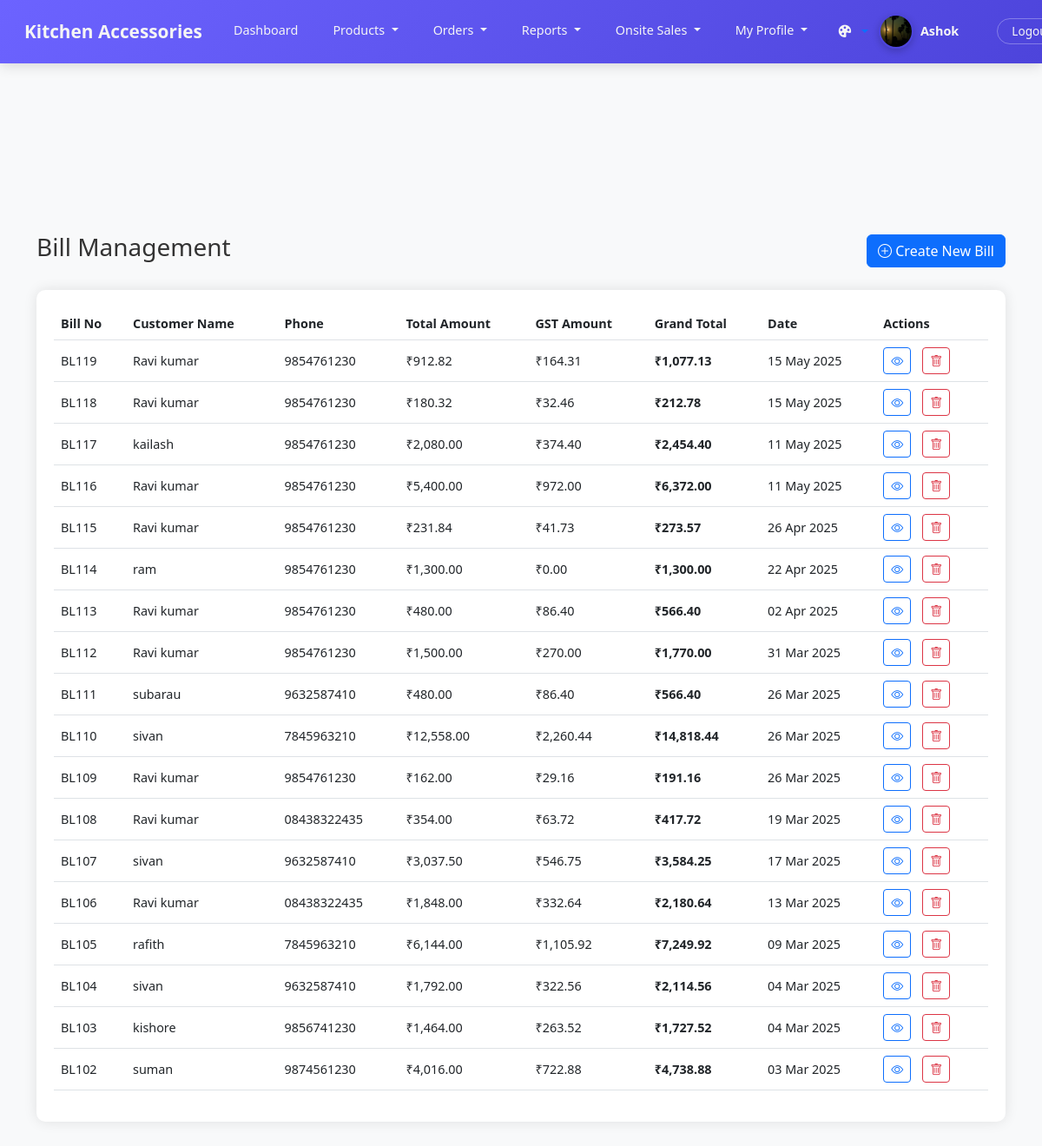
Screenshot of /admin/sales_report.php (signed in) with the database file from the repository.
### tables this page shows
CREATE TABLE `users` (
  `id` int(11) NOT NULL,
  `username` varchar(50) NOT NULL,
  `email` varchar(100) NOT NULL,
  `phone` varchar(20) NOT NULL,
  `address_line1` varchar(255) NOT NULL,
  `city` varchar(100) NOT NULL,
  `state` varchar(100) NOT NULL,
  `postal_code` varchar(20) NOT NULL,
  `user_type` enum('user','admin') NOT NULL,
  `password` varchar(255) NOT NULL,
  `profile_image` varchar(255) NOT NULL,
  `created_at` timestamp NOT NULL DEFAULT current_timestamp(),
  `theme_preference` varchar(10) DEFAULT 'light',
  `color_scheme` varchar(10) DEFAULT 'default',
  `font_size` varchar(10) DEFAULT 'medium',
  `auto_logout` int(11) DEFAULT 30,
  `theme` varchar(10) DEFAULT 'light',
  `primary_color` varchar(7) DEFAULT '#5D3FD3',
  `secondary_color` varchar(7) DEFAULT '#f39c12',
  `font_color` varchar(7) DEFAULT '#333333',
  `auto_logout_time` int(11) DEFAULT 1800
);

CREATE TABLE `bills` (
  `id` int(11) NOT NULL,
  `bill_no` varchar(10) NOT NULL,
  `customer_name` varchar(255) NOT NULL,
  `customer_phone` varchar(20) NOT NULL,
  `customer_email` varchar(255) NOT NULL,
  `total_amount` decimal(10,2) NOT NULL,
  `gst_percentage` decimal(5,2) NOT NULL,
  `gst_amount` decimal(10,2) NOT NULL,
  `grand_total` decimal(10,2) NOT NULL,
  `created_at` timestamp NOT NULL DEFAULT current_timestamp()
);

### admin/sales_report.php (the view, shortened to what this page needs)
<?php
include '../config.php';
$query = "SELECT * FROM bills ORDER BY created_at DESC";
$result = $conn->query($query);
$bills = array();
if ($result->num_rows > 0) {
    while ($bill = $result->fetch_assoc()) {
        $bills[] = $bill;
    }
}
?>
<!DOCTYPE html>
<html lang="en">
<head>
    <link href="https://cdn.jsdelivr.net/npm/bootstrap@5.3.0/dist/css/bootstrap.min.css" rel="stylesheet">
    <link href="https://cdn.jsdelivr.net/npm/bootstrap-icons@1.10.3/font/bootstrap-icons.css" rel="stylesheet">
</head>
<body>
    <?php include "navbar.php"; ?>
    <div class="container py-5">
        <div class="d-flex justify-content-between align-items-center mb-4">
            <h1 class="h3">Bill Management</h1>
            <a href="billing.php" class="btn btn-primary">
                <i class="bi bi-plus-circle"></i> Create New Bill
            </a>
        </div>
        <div class="table-container">
            <div class="table-responsive">
                <table class="table table-hover align-middle">
                    <thead>
                        <tr>
                            <th>Bill No</th>
                            <th>Customer Name</th>
                            <th>Phone</th>
                            <th>Total Amount</th>
                            <th>GST Amount</th>
                            <th>Grand Total</th>
                            <th>Date</th>
                            <th>Actions</th>
                        </tr>
                    </thead>
                    <tbody>
                        <?php foreach ($bills as $bill): ?>
                            <tr>
                                <td><?= htmlspecialchars($bill['bill_no']); ?></td>
                                <td><?= htmlspecialchars($bill['customer_name']); ?></td>
                                <td><?= htmlspecialchars($bill['customer_phone']); ?></td>
                                <td>₹<?= number_format($bill['total_amount'], 2); ?></td>
                                <td>₹<?= number_format($bill['gst_amount'], 2); ?></td>
                                <td class="grand-total">₹<?= number_format($bill['grand_total'], 2); ?></td>
                                <td><?= date('d M Y', strtotime($bill['created_at'])); ?></td>
                                <td class="actions">
                                    <div class="d-flex gap-2">
                                        <a href="view_bill.php?id=<?= $bill['id']; ?>"
                                           class="btn btn-sm btn-outline-primary"
                                           title="View Bill">
                                            <i class="bi bi-eye"></i>
                                        </a>
                                        <a href="view_canceled_bill.php?id=<?= $bill['id']; ?>"
                                           class="btn btn-sm btn-outline-danger"
                                           title="Cancel Bill"
                                           onclick="return confirm('Are you sure you want to cancel this bill?');">
                                            <i class="bi bi-trash"></i>
                                        </a>
                                    </div>
                                </td>
                            </tr>
                        <?php endforeach; ?>
                    </tbody>
                </table>
            </div>
        </div>
    </div>
</body>
</html>

### admin/navbar.php (shortened to what this page needs)
<?php
require_once '../config.php';
$username = 'Admin';
$profile_image = "../uploads/profilephoto/default-avatar.png";
$theme_preference = 'light';
$color_scheme = 'default';
$font_size = 'medium';
try {
    if (isset($conn)) {
        if ($conn && $conn->ping()) {
            $user_id = $_SESSION['user_id'];
            $stmt = $conn->prepare("SELECT username, profile_image, theme_preference, color_scheme, font_size, auto_logout FROM users WHERE id = ?");
            if ($stmt) {
                $stmt->bind_param("i", $user_id);
                $stmt->execute();
                $result = $stmt->get_result();
                if ($result && $result->num_rows > 0) {
                    $user = $result->fetch_assoc();
                    $username = htmlspecialchars($user['username'] ?? 'Admin');
                    if (!empty($user['profile_image'])) {
                        $img_path = strpos($user['profile_image'], 'uploads/profilephoto/') !== false
                            ? "../" . $user['profile_image']
                            : "../uploads/profilephoto/" . $user['profile_image'];
                        if (file_exists($img_path)) {
                            $profile_image = $img_path;
                        }
                    }
                    $theme_preference = $user['theme_preference'] ?? 'light';
                    $color_scheme = $user['color_scheme'] ?? 'default';
                    $font_size = $user['font_size'] ?? 'medium';
                }
            }
        }
    }
} catch (Exception $e) {
    error_log("Navbar database error: " . $e->getMessage());
}
$body_class = "theme-{$theme_preference} color-{$color_scheme} font-{$font_size}";
?>
<!DOCTYPE html>
<html lang="en">
<head>
    <link href="https://cdn.jsdelivr.net/npm/bootstrap@5.3.0-alpha1/dist/css/bootstrap.min.css" rel="stylesheet">
    <link rel="stylesheet" href="https://cdn.jsdelivr.net/npm/bootstrap-icons@1.11.0/font/bootstrap-icons.css">
</head>
<body class="<?php echo $body_class; ?>">
    <header class="admin-header fixed-top">
        <nav class="navbar navbar-expand-lg">
            <div class="container-fluid">
                <a class="navbar-brand" href="admin_dashboard.php">
                    Kitchen Accessories
                </a>
                <div class="collapse navbar-collapse" id="adminNavbar">
                    <ul class="navbar-nav me-auto mb-2 mb-lg-0">
                        <li class="nav-item">
                            <a class="nav-link" href="admin_dashboard.php">
                                Dashboard
                            </a>
                        </li>
                        <li class="nav-item dropdown">
                            <a class="nav-link dropdown-toggle" href="#" role="button" data-bs-toggle="dropdown" aria-expanded="false">
                                Products
                            </a>
                        </li>
                        <li class="nav-item dropdown">
                            <a class="nav-link dropdown-toggle" href="#" role="button" data-bs-toggle="dropdown" aria-expanded="false">
                                Orders
                            </a>
                        </li>
                        <li class="nav-item dropdown">
                            <a class="nav-link dropdown-toggle" href="#" role="button" data-bs-toggle="dropdown" aria-expanded="false">
                                Reports
                            </a>
                        </li>
                        <li class="nav-item dropdown">
                            <a class="nav-link dropdown-toggle" href="#" role="button" data-bs-toggle="dropdown" aria-expanded="false">
                                Onsite Sales
                            </a>
                        </li>
                        <li class="nav-item dropdown">
                            <a class="nav-link dropdown-toggle" href="#" role="button" data-bs-toggle="dropdown" aria-expanded="false">
                                My Profile
                            </a>
                        </li>
                    </ul>
                    <div class="user-profile d-flex align-items-center">
                        <div class="dropdown">
                            <a href="#" class="d-flex align-items-center text-decoration-none dropdown-toggle" id="themeDropdown" data-bs-toggle="dropdown" aria-expanded="false">
                                <i class="bi bi-palette-fill me-2" style="color: var(--light-color);"></i>
                            </a>
                        </div>
                        <a href="myprofile.php" class="d-flex align-items-center text-decoration-none">
                            <img src="<?php echo $profile_image; ?>"
                                 alt="Profile"
                                 class="profile-image"
                                 onerror="this.src='../uploads/profilephoto/default-avatar.png'">
                            <span class="username ms-2"><?php echo $username; ?></span>
                        </a>
                        <form method="post" action="" class="ms-3">
                            <button type="submit" name="logout" class="logout-btn">
                                Logout
                            </button>
                        </form>
                    </div>
                </div>
            </div>
        </nav>
    </header>
    <main>
    </main>
</body>
</html>

### admin/sales_report.php (style rules this page uses)
body { padding-top: 80px; background-color: #f8f9fa; }
.table-container { background-color: white; border-radius: 10px; box-shadow: 0 0 15px rgba(0,0,0,0.1); padding: 20px; margin-top: 20px; }
.table th { background-color: #343a40; color: white; }
.grand-total { color: #dc3545; font-weight: bold; }
.actions .btn { margin-right: 5px; }

### admin/navbar.php (style rules this page uses)
:root { --primary-color: #6c63ff; --secondary-color: #4d44db; --dark-color: #222831; --light-color: #f5f5f5; --accent: #8A65FF; --accent-light: #A98FFF; --text-light: #f5f5f5; --text-dark: #222831; --bg-color: #f8f9fa; --card-bg: #ffffff; --text-color: #333333; --border-color: #dee2e6; }
.font-small { font-size: 0.9rem; }
body { margin: 0; font-family: 'Segoe UI', system-ui, -apple-system, sans-serif; background-color: var(--bg-color); color: var(--text-color); transition: background-color 0.3s, color 0.3s; }
.admin-header { background: linear-gradient(135deg, var(--primary-color) 0%, var(--secondary-color) 100%); box-shadow: 0 2px 15px rgba(0,0,0,0.15); padding: 0; }
.navbar-brand { font-weight: 700; color: var(--light-color) !important; font-size: 1.3rem; padding-left: 1rem; }
.nav-item { position: relative; }
.nav-link { color: var(--light-color) !important; font-weight: 500; padding: 1rem 1.25rem !important; border-bottom: 3px solid transparent; transition: all 0.3s ease; }
.user-profile { display: flex; align-items: center; gap: 0.75rem; padding: 0 1rem; }
.profile-image { width: 40px; height: 40px; border-radius: 50%; object-fit: cover; border: 2px solid var(--secondary-color); box-shadow: 0 3px 8px rgba(0,0,0,0.2); transition: all 0.3s ease; }
.username { font-weight: 600; color: var(--light-color); margin-right: 1rem; }
.logout-btn { background: none; border: 1px solid rgba(255,255,255,0.3); color: var(--light-color); border-radius: 20px; padding: 0.25rem 1rem; font-size: 0.85rem; transition: all 0.3s ease; font-weight: 500; }
main { margin-top: 76px; padding: 2rem; transition: all 0.3s ease; background-color: var(--bg-color); color: var(--text-color); }

### rows the page displays
users: profile_image (picture), username "Ashok"
bills: bill_no "BL119", customer_name "Ravi kumar", customer_phone "9854761230", total_amount "912.82", gst_amount "164.31", grand_total "1,077.13", created_at "15 May 2025"
bills: bill_no "BL118", customer_name "Ravi kumar", customer_phone "9854761230", total_amount "180.32", gst_amount "32.46", grand_total "212.78", created_at "15 May 2025"
bills: bill_no "BL117", customer_name "kailash", customer_phone "9854761230", total_amount "2,080.00", gst_amount "374.40", grand_total "2,454.40", created_at "11 May 2025"
bills: bill_no "BL116", customer_name "Ravi kumar", customer_phone "9854761230", total_amount "5,400.00", gst_amount "972.00", grand_total "6,372.00", created_at "11 May 2025"
bills: bill_no "BL115", customer_name "Ravi kumar", customer_phone "9854761230", total_amount "231.84", gst_amount "41.73", grand_total "273.57", created_at "26 Apr 2025"
bills: bill_no "BL114", customer_name "ram", customer_phone "9854761230", total_amount "1,300.00", gst_amount "0.00", grand_total "1,300.00", created_at "22 Apr 2025"
bills: bill_no "BL113", customer_name "Ravi kumar", customer_phone "9854761230", total_amount "480.00", gst_amount "86.40", grand_total "566.40", created_at "02 Apr 2025"
bills: bill_no "BL112", customer_name "Ravi kumar", customer_phone "9854761230", total_amount "1,500.00", gst_amount "270.00", grand_total "1,770.00", created_at "31 Mar 2025"
bills: bill_no "BL111", customer_name "subarau", customer_phone "9632587410", total_amount "480.00", gst_amount "86.40", grand_total "566.40", created_at "26 Mar 2025"
bills: bill_no "BL110", customer_name "sivan", customer_phone "7845963210", total_amount "12,558.00", gst_amount "2,260.44", grand_total "14,818.44", created_at "26 Mar 2025"
bills: bill_no "BL109", customer_name "Ravi kumar", customer_phone "9854761230", total_amount "162.00", gst_amount "29.16", grand_total "191.16", created_at "26 Mar 2025"
bills: bill_no "BL108", customer_name "Ravi kumar", customer_phone "08438322435", total_amount "354.00", gst_amount "63.72", grand_total "417.72", created_at "19 Mar 2025"
bills: bill_no "BL107", customer_name "sivan", customer_phone "9632587410", total_amount "3,037.50", gst_amount "546.75", grand_total "3,584.25", created_at "17 Mar 2025"
bills: bill_no "BL106", customer_name "Ravi kumar", customer_phone "08438322435", total_amount "1,848.00", gst_amount "332.64", grand_total "2,180.64", created_at "13 Mar 2025"
bills: bill_no "BL105", customer_name "rafith", customer_phone "7845963210", total_amount "6,144.00", gst_amount "1,105.92", grand_total "7,249.92", created_at "09 Mar 2025"
bills: bill_no "BL104", customer_name "sivan", customer_phone "9632587410", total_amount "1,792.00", gst_amount "322.56", grand_total "2,114.56", created_at "04 Mar 2025"
bills: bill_no "BL103", customer_name "kishore", customer_phone "9856741230", total_amount "1,464.00", gst_amount "263.52", grand_total "1,727.52", created_at "04 Mar 2025"
bills: bill_no "BL102", customer_name "suman", customer_phone "9874561230", total_amount "4,016.00", gst_amount "722.88", grand_total "4,738.88", created_at "03 Mar 2025"
